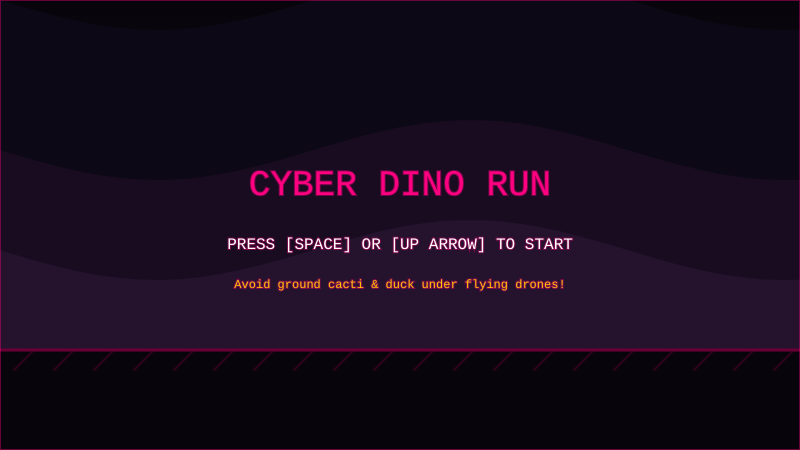
Frame 1 (no input)
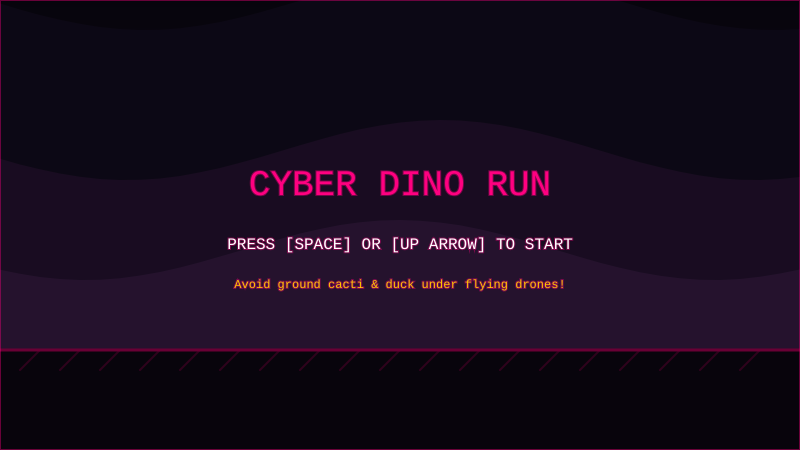
Frame 60 (no input)
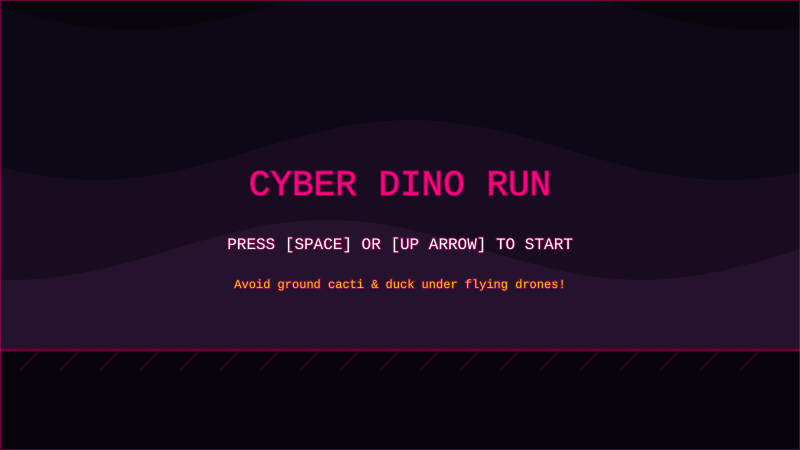
Frame 120 (the mouse pressed at the canvas centre since frame 60)

The p5.js sketch that drew these frames (run headless with seeded random() and noise() and a simulated clock; from frame 60 on, the mouse is pressed at the canvas centre):

// p5.js sketch
// ── sketch.js
let dino;
let obstacles = [];
let particles = [];
let bgLayers = [];
let score = 0;
let highScore = 0;
let gameSpeed = 6;
let spawnTimer = 0;
let nextSpawn = 80;
let gameState = "START"; // Added missing global state declaration

function setup() {
  createCanvas(800, 450);
  noSmooth(); // Essential for crisp pixel art rendering

  dino = new Dino();

  // Initialize parallax background layers
  bgLayers = [
    { speed: 0.2, color: [30, 20, 50], yOffset: 0, height: 450 }, // Sky/Stars handled separately
    { speed: 0.5, color: [60, 30, 80], yOffset: 150, height: 200 }, // Distant mountains
    { speed: 1.2, color: [90, 45, 110], yOffset: 250, height: 150 }, // Closer hills
  ];
}

function draw() {
  background(20);
  // Main state router
  drawBackground();

  if (gameState === "START") {
    drawStartScreen();
  } else if (gameState === "PLAY") {
    if (keyIsDown(DOWN_ARROW)) {
      dino.duck(true);
    }
    playGame();
  } else if (gameState === "GAMEOVER") {
    drawGameOverScreen();
  }
}

function drawBackground() {
  // Retro gradient sky
  for (let y = 0; y < height; y++) {
    let inter = map(y, 0, height, 0, 1);
    let c = lerpColor(color(15, 10, 30), color(90, 40, 70), inter);
    stroke(c);
    line(0, y, width, y);
  }

  // Retro Sun
  noStroke();
  fill(255, 120, 50, 180);
  ellipse(width - 150, 140, 120, 120);
  fill(15, 10, 30);
  // Cut lines across the sun for synthwave aesthetic
  for (let sy = 120; sy < 180; sy += 8) {
    rect(width - 220, sy, 150, 3);
  }

  // Parallax Hills/Mountains
  for (let layer of bgLayers) {
    fill(layer.color);
    noStroke();
    // Simple repeating wave terrain for retro feel
    beginShape();
    vertex(0, height);
    for (let x = 0; x <= width + 20; x += 20) {
      let px = x;
      let py = layer.yOffset + sin((x + frameCount * layer.speed) * 0.01) * 30;
      vertex(px, py);
    }
    vertex(width, height);
    endShape(CLOSE);
  }

  // Ground plane
  fill(20, 10, 30);
  noStroke();
  rect(0, 350, width, 100);

  // Ground neon grid line
  stroke(255, 0, 128);
  strokeWeight(3);
  line(0, 350, width, 350);

  // Moving ground ticks for speed sensation
  stroke(255, 0, 128, 100);
  strokeWeight(2);
  let groundOffset = (frameCount * gameSpeed) % 40;
  for (let x = -groundOffset; x < width; x += 40) {
    line(x, 350, x - 20, 370);
  }
}

function playGame() {
  // Increase difficulty over time
  gameSpeed = 6 + floor(score / 500) * 0.5;

  // Score increment
  score += 1;

  // Obstacle spawning logic
  spawnTimer++;
  if (spawnTimer >= nextSpawn) {
    let type = random() > 0.6 ? "flying" : "ground";
    obstacles.push(new Obstacle(type));
    spawnTimer = 0;
    nextSpawn = floor(random(50, 110) - min(score / 100, 30));
  }

  // Update & Show Particles
  for (let i = particles.length - 1; i >= 0; i--) {
    particles[i].update();
    particles[i].display();
    if (particles[i].alpha <= 0) particles.splice(i, 1);
  }

  // Update & Show Dino
  dino.update();
  dino.display();

  // Update & Show Obstacles
  for (let i = obstacles.length - 1; i >= 0; i--) {
    obstacles[i].update();
    obstacles[i].display();

    // Collision detection
    if (dino.hits(obstacles[i])) {
      gameState = "GAMEOVER";
      if (score > highScore) highScore = score;
    }

    // Remove offscreen obstacles
    if (obstacles[i].offscreen()) {
      obstacles.splice(i, 1);
    }
  }

  // HUD / UI on screen
  drawHUD();
}

function drawHUD() {
  fill(255);
  noStroke();
  textSize(16);
  textFont("monospace");
  textAlign(LEFT, TOP);
  text(`SCORE: ${score}`, 30, 20);
  text(`HI: ${highScore}`, 30, 45);

  // Key Instructions Overlay
  fill(255, 255, 255, 180);
  rect(width - 240, 15, 215, 55, 5);
  fill(20, 10, 30);
  textSize(12);
  text("CONTROLS:", width - 230, 22);
  text("UP / SPACE : Jump", width - 230, 38);
  text("DOWN : Duck", width - 230, 54);
}

function drawStartScreen() {
  fill(0, 0, 0, 150);
  rect(0, 0, width, height);

  textAlign(CENTER, CENTER);
  fill(255, 0, 128);
  textSize(36);
  textFont("monospace");
  text("CYBER DINO RUN", width / 2, height / 2 - 40);

  fill(255);
  textSize(16);
  text("PRESS [SPACE] OR [UP ARROW] TO START", width / 2, height / 2 + 20);

  textSize(12);
  fill(255, 200, 0);
  text(
    "Avoid ground cacti & duck under flying drones!",
    width / 2,
    height / 2 + 60,
  );
}

function drawGameOverScreen() {
  fill(0, 0, 0, 200);
  rect(0, 0, width, height);

  textAlign(CENTER, CENTER);
  fill(255, 50, 50);
  textSize(36);
  textFont("monospace");
  text("SYSTEM CRASH", width / 2, height / 2 - 50);

  fill(255);
  textSize(18);
  text(`FINAL SCORE: ${score}`, width / 2, height / 2);

  textSize(14);
  fill(0, 255, 128);
  text("PRESS [SPACE] TO REBOOT", width / 2, height / 2 + 50);
}

class Dino {
  constructor() {
    this.w = 40;
    this.h = 44;
    this.x = 80;
    this.y = 350 - this.h;
    this.vy = 0;
    this.gravity = 0.8;
    this.jumpForce = -13;
    this.isDucking = false;
  }

  update() {
    this.y += this.vy;
    this.vy += this.gravity;

    // Ground collision
    let floorLevel = 350 - (this.isDucking ? 24 : this.h);
    if (this.y > floorLevel) {
      this.y = floorLevel;
      this.vy = 0;
    }
  }

  jump() {
    if (this.y >= 350 - (this.isDucking ? 24 : this.h)) {
      this.vy = this.jumpForce;
      this.isDucking = false;
      // Spawn jump dust particles
      for (let i = 0; i < 5; i++) {
        particles.push(new Particle(this.x + 20, 350));
      }
    }
  }

  duck(isDown) {
    if (isDown) {
      this.isDucking = true;
      if (this.y < 350 - 24) {
        this.vy += 2; // Fast fall when ducking in air
      }
    } else {
      this.isDucking = false;
    }
  }

  display() {
    push();
    translate(this.x, this.y);

    // Procedural Pixel Art Dinosaur Drawing Grid (Scale = 4px)
    noStroke();
    fill(0, 255, 200); // Cyan cyber-dino theme

    if (this.isDucking) {
      // Ducking sprite shape
      rect(0, 12, 40, 20); // Body
      rect(30, 4, 16, 16); // Head
      rect(8, 28, 6, 8); // Leg 1
      rect(24, 28, 6, 8); // Leg 2
    } else {
      // Running / Standing sprite shape
      let animFrame = floor(frameCount / 6) % 2;

      // Body
      rect(8, 12, 24, 20);
      // Head & Eye
      rect(20, 0, 16, 16);
      fill(20, 10, 30);
      rect(28, 4, 4, 4); // Eye
      fill(0, 255, 200);

      // Tail
      rect(0, 16, 8, 8);
      rect(-4, 20, 4, 8);

      // Animated Legs
      if (animFrame === 0) {
        rect(10, 32, 6, 12);
        rect(22, 32, 6, 8);
      } else {
        rect(10, 32, 6, 8);
        rect(22, 32, 6, 12);
      }
    }
    pop();
  }

  hits(obs) {
    let hitPadding = 6;
    let currentH = this.isDucking ? 24 : this.h;

    return (
      this.x + hitPadding < obs.x + obs.w - hitPadding &&
      this.x + this.w - hitPadding > obs.x + hitPadding &&
      this.y + hitPadding < obs.y + obs.h - hitPadding &&
      this.y + currentH - hitPadding > obs.y + hitPadding
    );
  }
}

class Obstacle {
  constructor(type) {
    this.type = type;
    if (this.type === "ground") {
      this.w = 24;
      this.h = random(35, 55);
      this.x = width;
      this.y = 350 - this.h;
    } else {
      // Flying obstacle (Drone)
      this.w = 32;
      this.h = 20;
      this.x = width;
      this.y = 350 - 65;
    }
  }

  update() {
    this.x -= gameSpeed;
  }

  display() {
    noStroke();
    if (this.type === "ground") {
      // Retro Neon Cactus
      fill(255, 0, 128);
      rect(this.x, this.y, this.w, this.h);
      rect(this.x - 6, this.y + 10, 8, 12);
      rect(this.x + this.w - 2, this.y + 20, 8, 12);
    } else {
      // Cyber Drone (Flying)
      fill(255, 200, 0);
      let hover = sin(frameCount * 0.2) * 4;
      rect(this.x, this.y + hover, this.w, this.h);
      fill(0, 255, 255);
      rect(this.x + 4, this.y + hover - 4, 24, 4);
    }
  }

  offscreen() {
    return this.x < -50;
  }
}

class Particle {
  constructor(x, y) {
    this.x = x;
    this.y = y;
    this.vx = random(-2, 0);
    this.vy = random(-2, 0);
    this.alpha = 255;
  }

  update() {
    this.x += this.vx;
    this.y += this.vy;
    this.alpha -= 15;
  }

  display() {
    noStroke();
    fill(255, 0, 128, this.alpha);
    rect(this.x, this.y, 4, 4);
  }
}

function keyPressed() {
  if (keyCode === 32 || keyCode === UP_ARROW) {
    if (gameState === "START" || gameState === "GAMEOVER") {
      resetGame();
      gameState = "PLAY";
    } else if (gameState === "PLAY") {
      dino.jump();
    }
  }
}

function keyReleased() {
  if (keyCode === DOWN_ARROW) {
    dino.duck(false);
  }
}

function resetGame() {
  score = 0;
  gameSpeed = 6;
  obstacles = [];
  particles = [];
  spawnTimer = 0;
  nextSpawn = 80;
  dino = new Dino();
}

// ── style.css
html,
body {
  margin: 0;
  padding: 0;
  width: 100%;
  height: 100%;
  overflow: hidden;
  background: #0f0a1e;
}

body {
  display: flex;
  align-items: center;
  justify-content: center;
}

canvas {
  display: block;
  width: min(100vw, 177.7778vh);
  height: auto;
  image-rendering: pixelated;
  image-rendering: crisp-edges;
}
